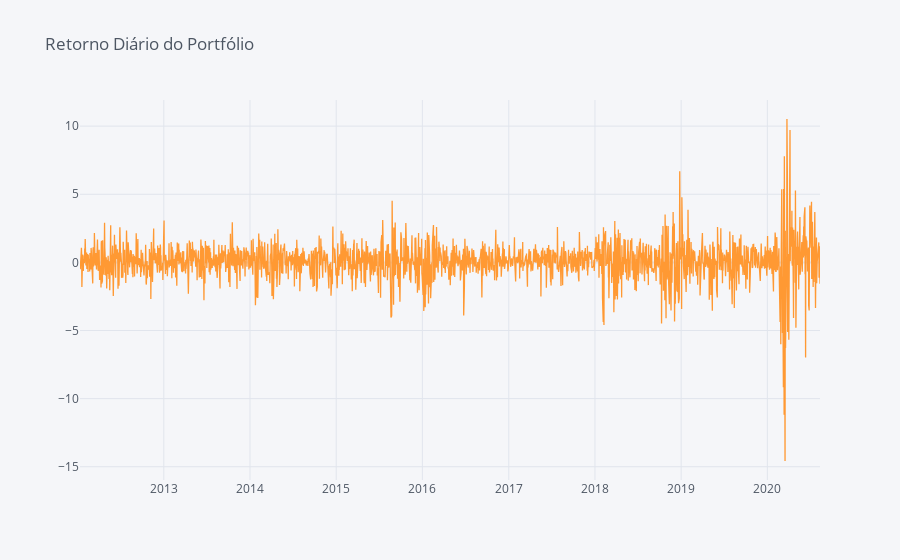

Notebook code cell kept with this figure:
### Markdown cell above
## 9. Visualizando as oscilações do portfólio

### Code cell
df_portfolio['retorno diario %'].iplot(title = 'Retorno Diário do Portfólio')

### Figure 1 — Plotly figure (JSON) as saved in the notebook; plotly's stock layout.template omitted (floating-point values rounded to 4 significant figures; data arrays with more than 128 entries replaced by an {"elided": "..."} marker saying what was removed)
{"data": [{"line": {"color": "rgba(255, 153, 51, 1.0)", "dash": "solid", "shape": "linear", "width": 1.3}, "mode": "lines", "name": "retorno diario %", "text": "", "type": "scatter", "x": {"elided": "2159 str values"}, "y": {"elided": "2159 float values"}}], "layout": {"legend": {"bgcolor": "#F5F6F9", "font": {"color": "#4D5663"}}, "paper_bgcolor": "#F5F6F9", "plot_bgcolor": "#F5F6F9", "title": {"font": {"color": "#4D5663"}, "text": "Retorno Diário do Portfólio"}, "xaxis": {"gridcolor": "#E1E5ED", "showgrid": true, "tickfont": {"color": "#4D5663"}, "title": {"font": {"color": "#4D5663"}, "text": ""}, "zerolinecolor": "#E1E5ED"}, "yaxis": {"gridcolor": "#E1E5ED", "showgrid": true, "tickfont": {"color": "#4D5663"}, "title": {"font": {"color": "#4D5663"}, "text": ""}, "zerolinecolor": "#E1E5ED"}}}
